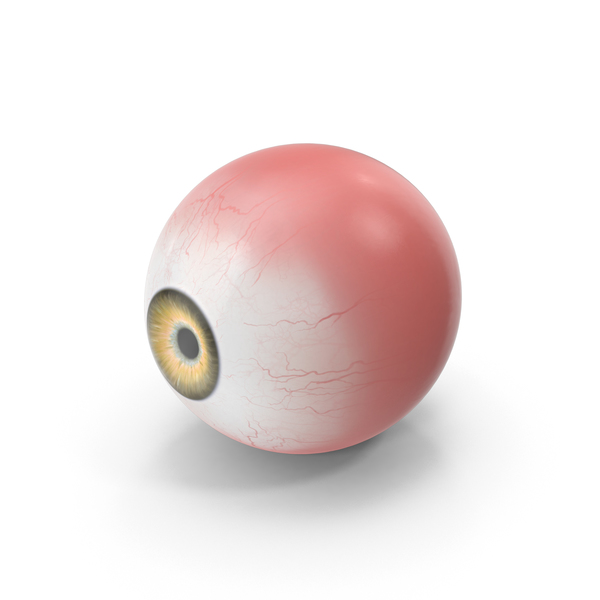
#> input picture ey.jpg, 600 x 600 px
$ python Masking.py --image ey.jpg
#> lines starting #> are read from the running program, lines starting #| are printed output that depends on the picture; after the words box and inside, x2 and y2 are one past the last pixel; in counts of white or black regions, pixels touching at a corner belong together
import numpy as np
import argparse
import cv2

ap = argparse.ArgumentParser()
ap.add_argument("-i", "--image", required=True, help="Path to the image.")
args = vars(ap.parse_args())

image = cv2.imread("ey.jpg")
#> image is the input picture: shape (600, 600, 3); mean B, G, R 228.2, 229.2, 239
cv2.imshow("Original", image)

mask = np.zeros(image.shape[:2], dtype="uint8")
cv2.rectangle(mask,(0, 90), (290, 450), 255, -1)
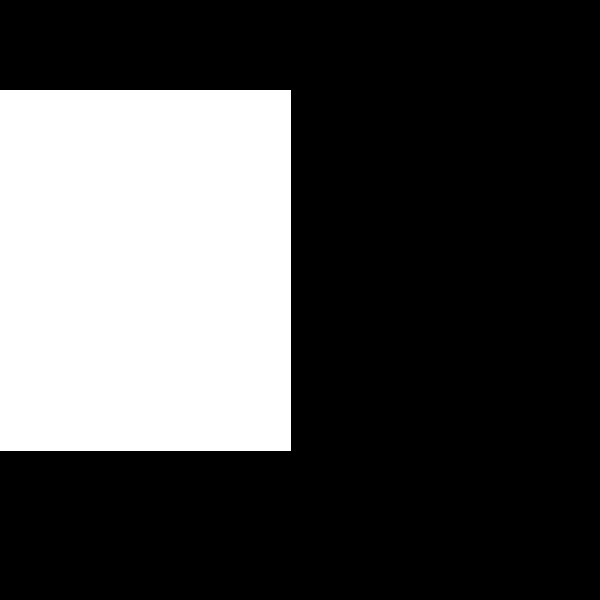
#> mask: shape (600, 600); 29.2% white; 1 white region, box (x1, y1, x2, y2) and area: (0, 90, 291, 451) 105051
cv2.imshow("Mask", mask)

masked = cv2.bitwise_and(image, image, mask=mask)
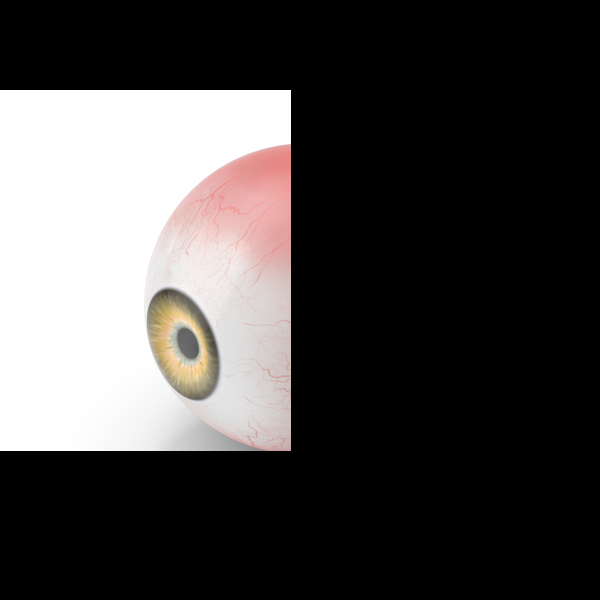
#> masked: shape (600, 600, 3); mean B, G, R 67.3, 68, 70.3
cv2.imshow("Mask applied to Image", masked)
cv2.waitKey(0)

mask = np.zeros(image.shape[:2], dtype="uint8")
cv2.circle(mask, (145, 200), 100, 255, -1)
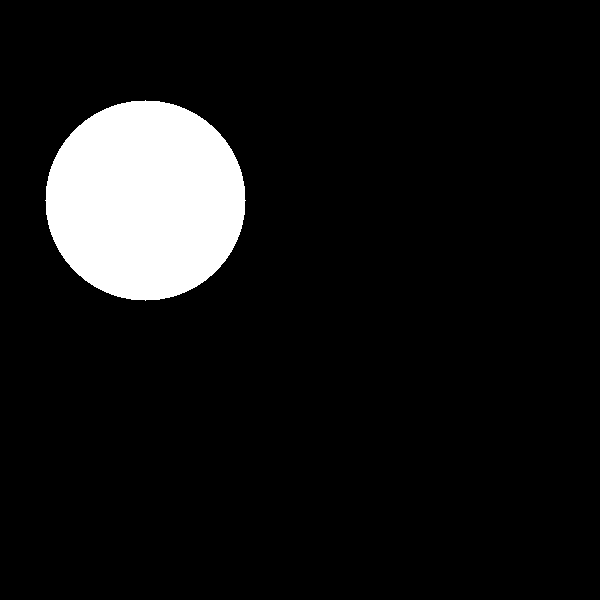
#> mask: shape (600, 600); 8.7% white; 1 white region, box (x1, y1, x2, y2) and area: (45, 100, 246, 301) 31417
masked = cv2.bitwise_and(image, image, mask=mask)
cv2.imshow("Mask", mask)
cv2.imshow("Mask applied to Image", masked)
cv2.waitKey(0)
